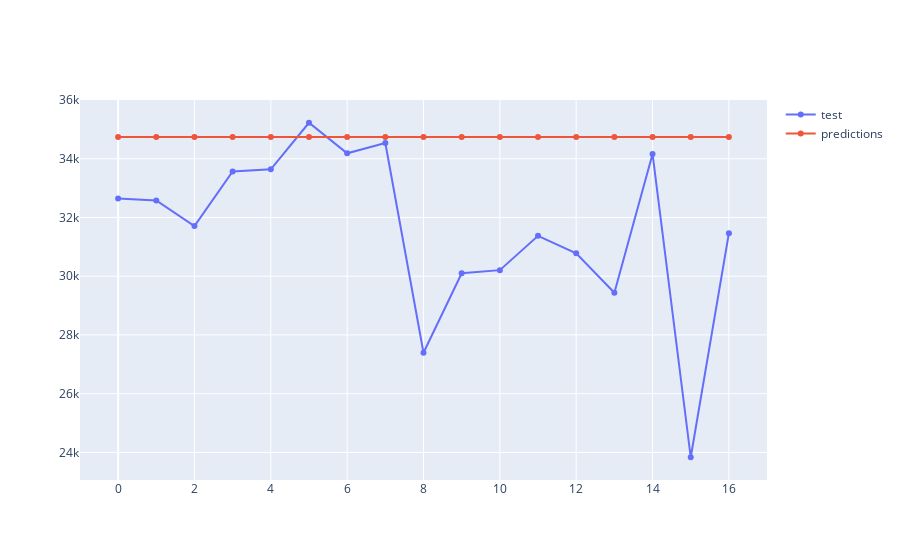
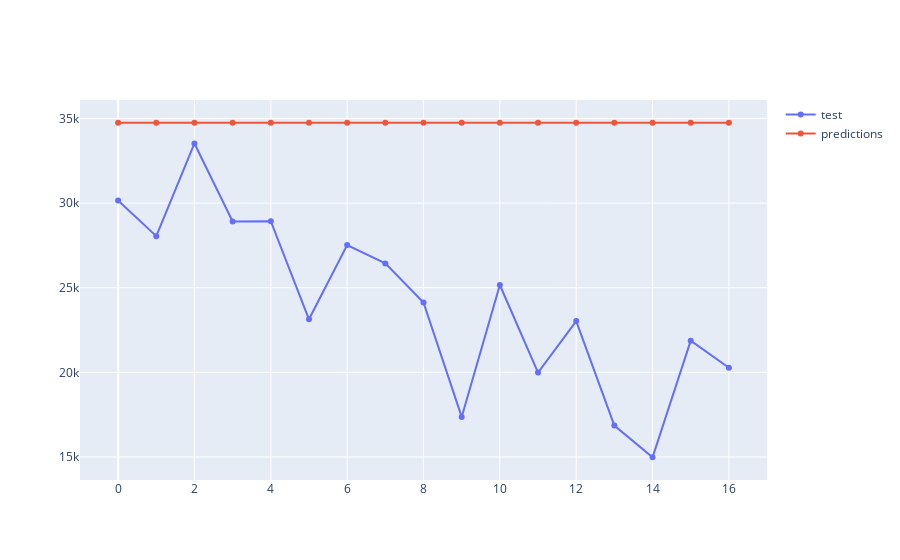
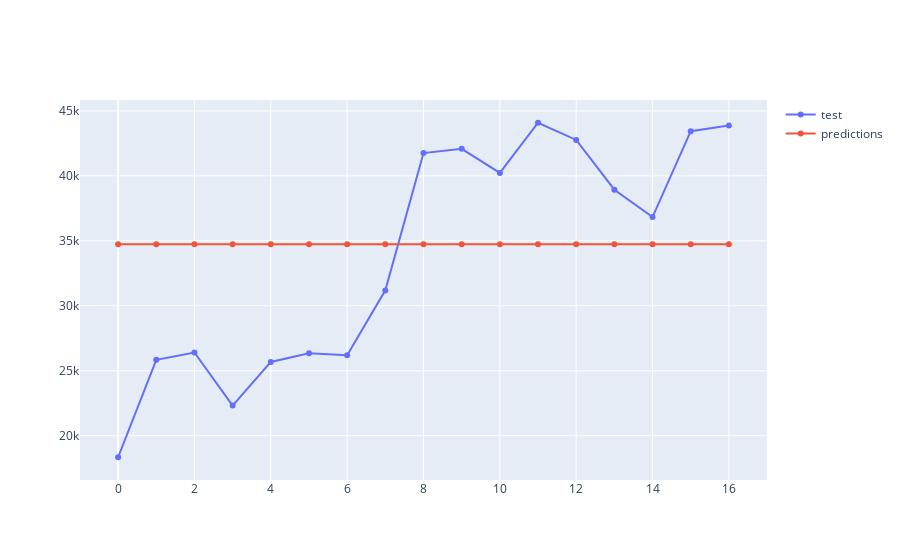
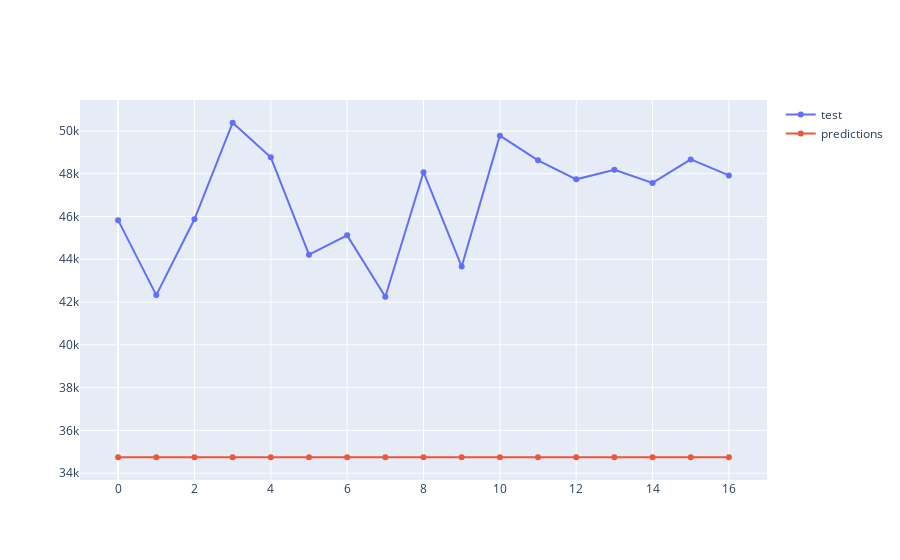

Here is the notebook cell these charts were saved with, in order:
### Markdown cell above
### Кросс-валидация

### Code cell
mae_list = list()
r2_list = list()

tscv = TimeSeriesSplit()

for train_index, test_index in tscv.split(s):
    train, test = s[train_index], s[test_index]

    mod = SimpleExpSmoothing(s).fit(smoothing_level=1/(1*12), optimized=False, use_brute=True)
    predictions = mod.forecast(len(test))
    mae_list.append(mean_absolute_error(test, predictions))
    r2_list.append(r2_score(test, predictions))
    iplot(Figure(data=[Scatter(y = test,
                          name = 'test'),
                  Scatter(y = predictions,
                         name = 'predictions')]))
        
print('mae:', np.mean(mae_list), 'r2:', np.mean(r2_list))

### Figure 1 — Plotly figure (JSON) as saved in the notebook; plotly's stock layout.template omitted (floating-point values rounded to 4 significant figures)
{"data": [{"name": "test", "type": "scatter", "y": [32646, 32582, 31709, 33565, 33640, 35226, 34186, 34533, 27393, 30099, 30206, 31375, 30779, 29435, 34162, 23834, 31465]}, {"name": "predictions", "type": "scatter", "y": [34740.0, 34740.0, 34740.0, 34740.0, 34740.0, 34740.0, 34740.0, 34740.0, 34740.0, 34740.0, 34740.0, 34740.0, 34740.0, 34740.0, 34740.0, 34740.0, 34740.0]}], "layout": {"autosize": true, "xaxis": {"autorange": true, "range": [-0.974, 16.97]}, "yaxis": {"autorange": true, "range": [22890.0, 36170.0], "type": "linear"}}}

### Figure 2 — Plotly figure (JSON) as saved in the notebook; plotly's stock layout.template omitted (floating-point values rounded to 4 significant figures)
{"data": [{"name": "test", "type": "scatter", "y": [30155, 28045, 33522, 28911, 28930, 23132, 27518, 26434, 24126, 17364, 25160, 19985, 23029, 16855, 14982, 21871, 20266]}, {"name": "predictions", "type": "scatter", "y": [34740.0, 34740.0, 34740.0, 34740.0, 34740.0, 34740.0, 34740.0, 34740.0, 34740.0, 34740.0, 34740.0, 34740.0, 34740.0, 34740.0, 34740.0, 34740.0, 34740.0]}], "layout": {"autosize": true, "xaxis": {"autorange": true, "range": [-0.974, 16.97]}, "yaxis": {"autorange": true, "range": [13350.0, 36380.0], "type": "linear"}}}

### Figure 3 — Plotly figure (JSON) as saved in the notebook; plotly's stock layout.template omitted (floating-point values rounded to 4 significant figures)
{"data": [{"name": "test", "type": "scatter", "y": [18342, 25838, 26403, 22320, 25679, 26349, 26192, 31185, 41755, 42077, 40226, 44087, 42764, 38934, 36826, 43440, 43867]}, {"name": "predictions", "type": "scatter", "y": [34740.0, 34740.0, 34740.0, 34740.0, 34740.0, 34740.0, 34740.0, 34740.0, 34740.0, 34740.0, 34740.0, 34740.0, 34740.0, 34740.0, 34740.0, 34740.0, 34740.0]}], "layout": {"autosize": true, "xaxis": {"autorange": true, "range": [-0.974, 16.97]}, "yaxis": {"autorange": true, "range": [16220.0, 46210.0], "type": "linear"}}}

### Figure 4 — Plotly figure (JSON) as saved in the notebook; plotly's stock layout.template omitted (floating-point values rounded to 4 significant figures)
{"data": [{"name": "test", "type": "scatter", "y": [45828, 42323, 45867, 50380, 48765, 44212, 45116, 42250, 48068, 43659, 49778, 48625, 47735, 48181, 47566, 48667, 47920]}, {"name": "predictions", "type": "scatter", "y": [34740.0, 34740.0, 34740.0, 34740.0, 34740.0, 34740.0, 34740.0, 34740.0, 34740.0, 34740.0, 34740.0, 34740.0, 34740.0, 34740.0, 34740.0, 34740.0, 34740.0]}], "layout": {"autosize": true, "xaxis": {"autorange": true, "range": [-0.974, 16.97]}, "yaxis": {"autorange": true, "range": [33450.0, 51670.0], "type": "linear"}}}
